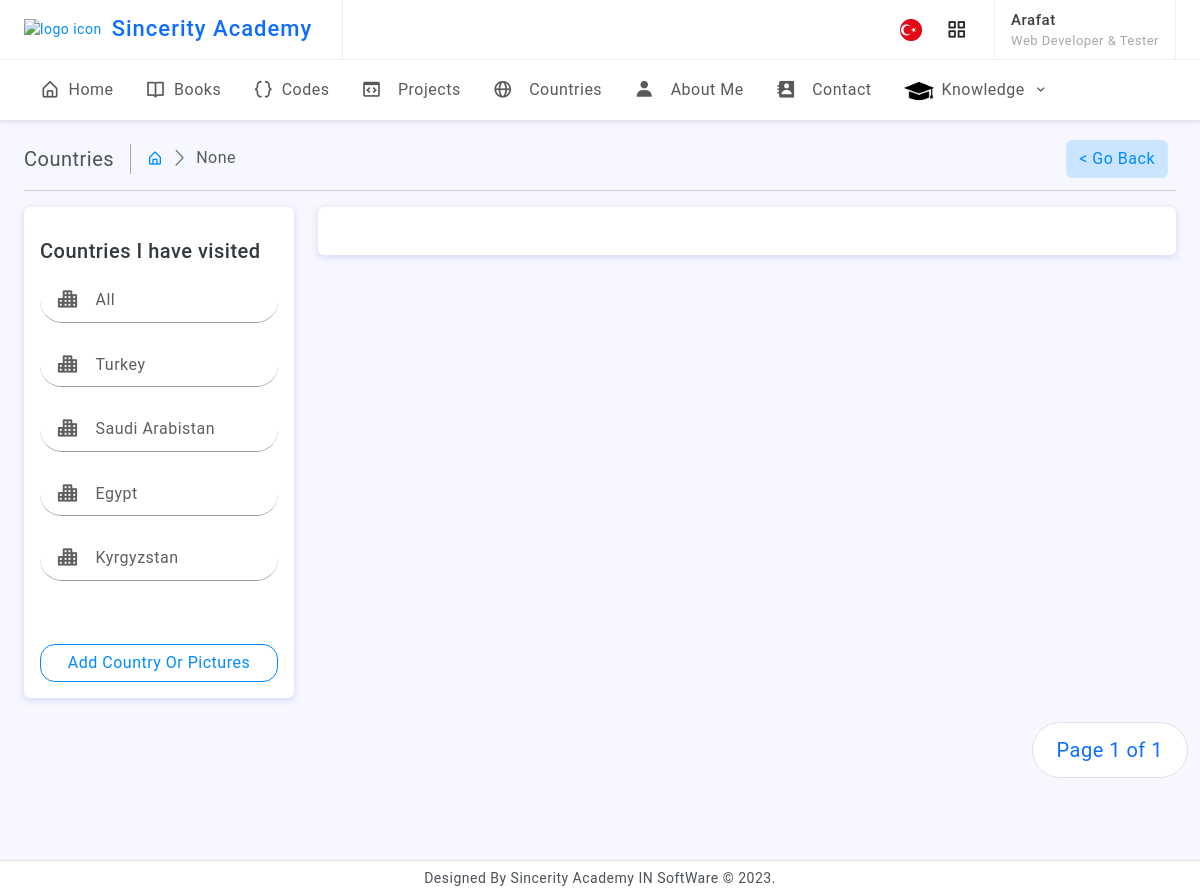
The app's page /gallery/ (signed in) with its own data.
### Photos/models.py (models this page shows, shortened)
class Category(models.Model):
    name = models.CharField(max_length=132, null=False, blank=False)

### Photos/views.py (the view)
# urls.py: path('gallery/', gallery, name='gallery'),
@login_required(login_url = "not_account")
def gallery(request):
    category = request.GET.get('category')
    if category == None:
        photos = Photo.objects.all()
    else:
        photos = Photo.objects.filter(category__name=category)
    categories = Category.objects.all()
    paginator = Paginator(Photo.objects.all(), 6)
    page_number = request.GET.get('page')
    page_obj = paginator.get_page(page_number)
    context = {
        'categories': categories,
        'photos': photos,
        'page_obj': page_obj,
        'category': category,   # tıklanan ismi üst kısımda göstermek için
        }
    return render(request, 'photos/gallery.html', context)

### templates/photos/gallery.html (shortened to what this page needs)
{% extends 'base.html' %}
{% load static %}
{% block content %}
    <div class="wrapper">
        <div class="page-wrapper">
            <div class="page-content">
            <div class="page-breadcrumb d-none d-sm-flex align-items-center mb-3">
                    <div class="breadcrumb-title pe-3">Countries</div>
                    <div class="ps-3">
                        <nav aria-label="breadcrumb">
                            <ol class="breadcrumb mb-0 p-0">
                                <li class="breadcrumb-item"><a href="{% url 'index' %}"><i
                                        class="bx bx-home-alt"></i></a>
                                </li>
                                <li class="breadcrumb-item active" aria-current="page">{{ category }}</li>
                            </ol>
                        </nav>
                    </div>
                    <a href="{% url 'index' %}" class="btn btn-inverse-primary "
                       style="position: absolute; right: 0; margin-right: 2rem"> < Go Back</a>
                </div>
                <hr>
                <div class="row">
                    <div class="col-12 col-lg-3">
                        <div class="card">
                            <div class="card-body">
                                <h5 class="my-3">Countries I have visited</h5>
                                <div class="fm-menu">
                                    <div class="list-group list-group-flush">
                                        <a style="border-radius: 25px; border-style: solid; border-color: #999ea2"
                                           href="{% url 'gallery' %}" class="list-group-item py-1"><i
                                                class='bx bxs-city'></i><span style="margin-left: 1rem">All</span></a>
                                        <br>
                                    </div>
                                </div>
                                <div class="fm-menu">
                                    <div class="list-group list-group-flush">
                                        {% for category in categories %}
                                            <a style="border-radius: 25px; border-style: solid; border-color: #999ea2"
                                               href="{% url 'gallery' %}?category={{ category.name }}"
                                               class="list-group-item py-1"><i
                                                    class='bx bxs-city'></i><span
                                                    style="margin-left: 1rem">{{ category.name }}</span></a><br>
                                        {% endfor %}
                                    </div>
                                </div>
                                <br><br>
                                {% if request.user.is_superuser %}
                                    <div class="d-grid"><a href="{% url 'add' %}"
                                                           class="btn btn-outline-primary radius-15">Add Country Or
                                        Pictures</a>
                                    </div>
                                {% endif %}
                            </div>
                        </div>
                    </div>
                    <div class="col-12 col-lg-9">
                        <div class="card">
                            <div class="card-body">
                            </div>
                        </div>
                    </div>
                <div class="card-body mb-5">
                    <nav aria-label="Page navigation ">
                        <ul class="pagination pagination-lg round-pagination float-end">
                            <li class="page-item"><a class="page-link" href="#">Page {{ page_obj.number }}
                                of {{ page_obj.paginator.num_pages }}</a>
                            </li>
                        </ul>
                    </nav>
                </div>
                </div>
            </div>
        </div>
    </div>
{% endblock %}

### templates/base.html (shortened to what this page needs)
{% load static %}
<!doctype html>
<html lang="en">
<head>
    <link href="{% static 'assets/plugins/vectormap/jquery-jvectormap-2.0.2.css' %}" rel="stylesheet"/>
    <link href="{% static 'assets/plugins/simplebar/css/simplebar.css' %}" rel="stylesheet"/>
    <link href="{% static 'assets/plugins/perfect-scrollbar/css/perfect-scrollbar.css' %}" rel="stylesheet"/>
    <link href="{% static 'assets/css/pace.min.css' %}" rel="stylesheet"/>
    <link href="{% static 'assets/css/bootstrap.min.css' %}" rel="stylesheet">
    <link href="{% static 'assets/css/bootstrap-extended.css' %}" rel="stylesheet">
    <link href="{% static 'assets/css/app.css' %}" rel="stylesheet">
    <link href="{% static 'assets/css/icons.css' %}" rel="stylesheet">
    <link rel="stylesheet" href="{% static 'assets/css/dark-theme.css' %}"/>
    <link rel="stylesheet" href="{% static 'assets/css/semi-dark.css' %}"/>
    <link rel="stylesheet" href="{% static 'assets/css/header-colors.css' %}"/>
    <link rel="stylesheet" href="{% static 'assets/css/clock.css' %}"/>
</head>
<body>
<div class="wrapper">
    <div class="header-wrapper">
        <header>
            <div class="topbar d-flex align-items-center">
                <nav class="navbar navbar-expand gap-3">
                    <div class="topbar-logo-header d-none d-lg-flex">
                        <div class="">
                            <a href="{% url 'index' %}"><img src="{% static 'assets/images/sLogo.jpeg' %}"
                                                             height="30px"
                                                             width="30px" alt="logo icon"></a>
                        </div>
                        <div class="">
                            <a href="#"><h4 class="logo-text">Sincerity Academy</h4></a>
                        </div>
                    </div>
                    <div class="top-menu ms-auto">
                        <ul class="navbar-nav align-items-center gap-1">
                            <li class="nav-item dropdown dropdown-laungauge d-none d-sm-flex">
                                <a class="nav-link dropdown-toggle dropdown-toggle-nocaret" href="avascript:;"
                                   data-bs-toggle="dropdown"><img
                                        src="{% static 'assets/images/county/turk_bayrak.jpeg' %}"
                                        width="22" alt="">
                                </a>
                            </li>
                            <li class="nav-item dropdown dropdown-app">
                                <a class="nav-link dropdown-toggle dropdown-toggle-nocaret" data-bs-toggle="dropdown"
                                   href="javascript:;"><i class='bx bx-grid-alt'></i></a>
                            </li>
                        </ul>
                    </div>
                    <div class="user-box dropdown px-3">
                        <a class="d-flex align-items-center nav-link dropdown-toggle gap-3 dropdown-toggle-nocaret"
                           href="#" role="button" data-bs-toggle="dropdown" aria-expanded="false">
                            <div class="user-info">
                                {% if user.is_authenticated %}
                                    <p class="user-name mb-0">{{ user.username|title }}</p>
                                    <p class="designattion mb-0">Web Developer & Tester</p>
                                {% else %}
                                    <p class="user-name mb-0">Adam</p>
                                {% endif %}
                            </div>
                        </a>
                    </div>
                </nav>
            </div>
        </header>
        <div class="primary-menu">
            <nav class="navbar navbar-expand-lg align-items-center">
                <div class="offcanvas offcanvas-start" tabindex="-1" id="offcanvasNavbar"
                     aria-labelledby="offcanvasNavbarLabel">
                    <div class="offcanvas-body">
                        <ul class="navbar-nav align-items-center flex-grow-1">
                            <li class="nav-item">
                                <a href="{% url 'index' %}" class="nav-link ">
                                    <div class="parent-icon"><i class='bx bx-home-alt'></i>
                                    </div>
                                    <div class="menu-title d-flex align-items-center">Home</div>
                                </a>
                            </li>
                            <li class="nav-item dropdown">
                                <a class="nav-link" href="{% url 'books' %}">
                                    <div class="parent-icon"><i class='bx bx-book-open'></i></div>
                                    <div class="menu-title d-flex align-items-center">Books</div>
                                </a>
                            </li>
                            <li class="nav-item dropdown">
                                <a class="nav-link" href="{% url 'articles' %}">
                                    <div class="parent-icon"><i class='bx bx-code-curly'></i>
                                    </div>
                                    <div class="menu-title d-flex align-items-center">Codes</div>
                                </a>
                            </li>
                            <li class="nav-item dropdown">
                                <a class="nav-link" href="{% url 'project' %}">
                                    <div class="parent-icon"><i class='bx bx-code-block me-2'></i>
                                    </div>
                                    <div class="menu-title d-flex align-items-center">Projects</div>
                                </a>
                            </li>
                            <li class="nav-item dropdown">
                                <a class="nav-link" href="{% url 'gallery' %}">
                                    <div class="parent-icon"><i class='bx bx-globe me-2'></i>
                                    </div>
                                    <div class="menu-title d-flex align-items-center">Countries</div>
                                </a>
                            </li>
                            <li class="nav-item dropdown">
                                <a class="nav-link" href="{% url 'aboutMe' %}">
                                    <div class="parent-icon"><i class='bx bxs-user me-2'></i>
                                    </div>
                                    <div class="menu-title d-flex align-items-center">About Me</div>
                                </a>
                            </li>
                            <li class="nav-item dropdown">
                                <a class="nav-link" href="{% url 'contact' %}">
                                    <div class="parent-icon"><i class='bx bxs-contact me-2'></i>
                                    </div>
                                    <div class="menu-title d-flex align-items-center">Contact</div>
                                </a>
                            </li>
                            <li class="nav-item dropdown">
                                <a class="nav-link dropdown-toggle dropdown-toggle-nocaret" href="javascript:;"
                                   data-bs-toggle="dropdown">
                                    <div class="parent-icon"><img
                                            src="{% static 'assets/images/icons/education.jpeg' %}" width="30"
                                            height="30" alt="">
                                    </div>
                                    <div class="menu-title d-flex align-items-center">Knowledge</div>
                                    <div class="ms-auto dropy-icon"><i class='bx bx-chevron-down'></i></div>
                                </a>
                            </li>
                        </ul>
                    </div>
                </div>
            </nav>
        </div>
    </div>
    {% block content %}
    {% endblock %}
    <footer class="page-footer">
        <p class="mb-0">Designed By Sincerity Academy IN SoftWare © 2023.</p>
    </footer>
</div>
</body>
</html>

### records on screen
Category: name "Turkey"
Category: name "Saudi Arabistan"
Category: name "Egypt"
Category: name "Kyrgyzstan"

### other values on screen
{{ user.username|title }} "Arafat"
{{ category }} "None"
{{ page_obj.number }} "1"
{{ page_obj.paginator.num_pages }} "1"
